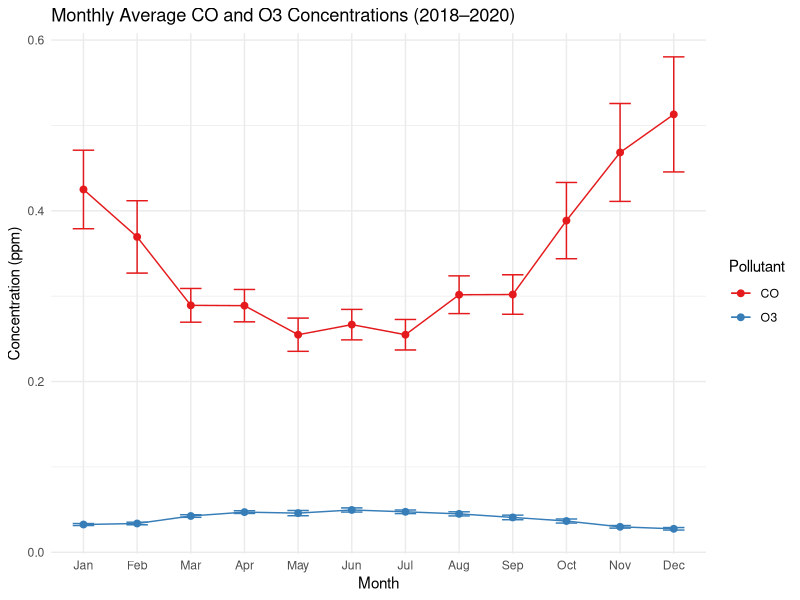
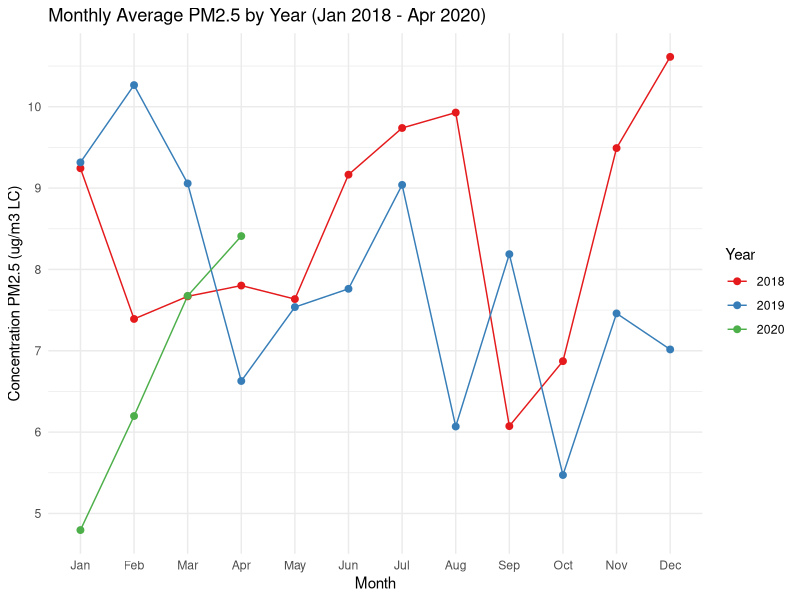

These charts were generated, in order, by the following R code:
## ---- chunk 1
knitr::opts_chunk$set(echo = FALSE,
                      warning = FALSE,
                      message = FALSE,
                      error = FALSE)

library(dplyr)
library(lubridate)
library(ggplot2)
## ---- chunk 2
#Loading in the data
aq_2018 = read.csv("AQ_2018.csv")
aq_2019 = read.csv("AQ_2019.csv")
aq_2020 = read.csv("AQ_2020.csv")

## ---- chunk 3
#Creating the function 
cleaning_data_func <- function(df) {
  df %>%
    
    #Renaming the variables 
    rename(
      CO_Conc = Daily.Max.8.hour.CO.Concentration,
      PM2.5_Conc = Daily.Mean.PM2.5.Concentration,
      Ozone_Conc = Daily.Max.8.hour.Ozone.Concentration
    ) %>%
    
    #Fixing the date format 
    mutate(
      Date = as.Date(Date, format = "%m/%d/%Y")
    ) %>%
    
    #Replacing negative Concentrations with 0
    mutate(
      across(
        c(CO_Conc, PM2.5_Conc , Ozone_Conc),
        ~ifelse(.x<0 , 0, .x)
      )
    ) %>%
    
    #Daily average for multiple entires in a day
    group_by(Date) %>%
    summarise(
      CO_Conc = mean(CO_Conc, na.rm = TRUE),
      PM2.5_Conc = mean(PM2.5_Conc, na.rm = TRUE),
      Ozone_Conc = mean(Ozone_Conc, na.rm = TRUE),
      .groups = "drop"
    ) %>%
    
    #Removing any duplicate rows 
    distinct(Date, .keep_all = TRUE)
}
## ---- chunk 4
#Running the datasets through my cleaning function  
clean_aq2018 = cleaning_data_func(aq_2018)
clean_aq2019 = cleaning_data_func(aq_2019)
clean_aq2020 = cleaning_data_func(aq_2020)
## ---- chunk 5
#Prep for plot 1

#Merging all three years into one dataset for ggplot 
merged_data = bind_rows(clean_aq2018, clean_aq2019, clean_aq2020)

#Monthly averages and CI prep of CO and O3
monthly_av = merged_data %>%
  mutate(month = month(Date, label = TRUE, abbr = TRUE)) %>%
  group_by(month) %>%
  summarize(
    CO_mean = mean(CO_Conc, na.rm = TRUE),
    CO_se = sd(CO_Conc, na.rm = TRUE) / sqrt(sum(!is.na(CO_Conc))),
    O3_mean = mean(Ozone_Conc, na.rm = TRUE),
    O3_se = sd(Ozone_Conc, na.rm = TRUE) / sqrt(sum(!is.na(Ozone_Conc)))
  ) %>%
  mutate(
    CO_lower = CO_mean - 1.96*CO_se,
    CO_upper = CO_mean + 1.96*CO_se,
    O3_lower = O3_mean - 1.96*O3_se,
    O3_upper = O3_mean + 1.96*O3_se
  )

## ---- chunk 6
#Plot 1

ggplot(monthly_av, aes(x = month)) +
  #CO layer
  geom_line(aes(y = CO_mean, color = "CO" , group = "CO"), linewidth = .5) +
  geom_point(aes(y = CO_mean, color = "CO"), size = 2) +
  geom_errorbar(aes(ymin = CO_lower, ymax = CO_upper, color = "CO"), width = 0.4) +

  #O3 layer
  geom_line(aes(y = O3_mean, color = "O3" , group = "O3"), linewidth = .5) +
  geom_point(aes(y = O3_mean, color = "O3"), size = 2) +
  geom_errorbar(aes(ymin = O3_lower, ymax = O3_upper, color = "O3"), width = 0.4) +
  scale_color_brewer(palette = "Set1") +
  labs(
    x = "Month",
    y = "Concentration (ppm)",
    color = "Pollutant",
    title = "Monthly Average CO and O3 Concentrations (2018–2020)",
  ) +
  theme_minimal()

## ---- chunk 7
#Prep for Plot 2

monthly_av_pm = merged_data %>%
  mutate(month = month(Date, label = TRUE, abbr = TRUE),
         year = year(Date)) %>%
  group_by(month, year) %>%
  summarize(mean_PM25 = mean(PM2.5_Conc , na.rm = TRUE))
## ---- chunk 8
#Plot 2

ggplot(data = monthly_av_pm, aes(x = month , y = mean_PM25,
                                 color = factor(year) , group = year)) +
  geom_line(linewidth = .5) +
  geom_point(size = 2) +
  scale_color_brewer(palette = "Set1") +
  theme_minimal() +
  labs(
    x = "Month" ,
    y = "Concentration PM2.5 (ug/m3 LC)" ,
    color = "Year" ,
    title = "Monthly Average PM2.5 by Year (Jan 2018 - Apr 2020)"
  )

